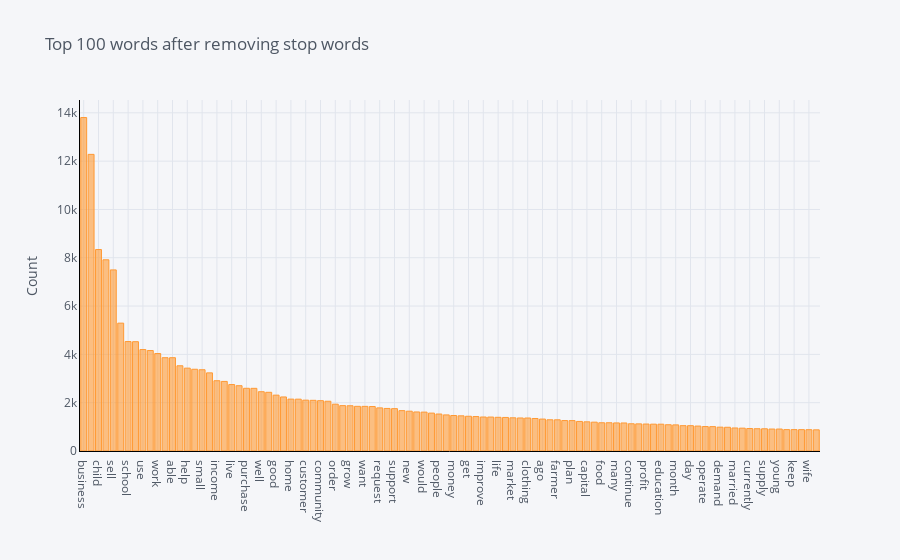

The notebook cell this image was saved under:
### Code cell
plot_model()

### Figure 1 — Plotly figure (JSON) as saved in the notebook; plotly's stock layout.template omitted (floating-point values rounded to 4 significant figures)
{"data": [{"marker": {"color": "rgba(255, 153, 51, 0.6)", "line": {"color": "rgba(255, 153, 51, 1.0)", "width": 1}}, "name": "count", "orientation": "v", "text": "", "type": "bar", "x": ["business", "loan", "child", "year", "sell", "buy", "school", "also", "use", "old", "work", "family", "able", "start", "help", "group", "small", "make", "income", "product", "live", "husband", "purchase", "increase", "well", "woman", "good", "need", "home", "rice", "customer", "store", "community", "member", "order", "mother", "grow", "pay", "want", "hope", "request", "stock", "support", "provide", "new", "expand", "would", "time", "people", "marry", "money", "client", "get", "go", "improve", "area", "life", "sale", "market", "entrepreneur", "clothing", "shop", "ago", "clothe", "farmer", "run", "plan", "give", "capital", "hard", "food", "invest", "many", "high", "continue", "take", "profit", "first", "education", "house", "month", "local", "day", "repay", "operate", "service", "demand", "farm", "married", "receive", "currently", "age", "supply", "say", "young", "earn", "keep", "fee", "wife", "item"], "y": [13804, 12280, 8339, 7915, 7497, 5293, 4531, 4525, 4199, 4159, 4035, 3862, 3862, 3528, 3430, 3384, 3364, 3235, 2909, 2881, 2751, 2703, 2596, 2594, 2454, 2430, 2312, 2237, 2148, 2146, 2105, 2098, 2083, 2060, 1938, 1878, 1873, 1849, 1848, 1841, 1785, 1762, 1753, 1671, 1648, 1616, 1610, 1569, 1531, 1494, 1469, 1456, 1438, 1426, 1407, 1405, 1395, 1389, 1374, 1367, 1366, 1346, 1322, 1293, 1291, 1260, 1259, 1224, 1208, 1194, 1169, 1169, 1162, 1160, 1127, 1123, 1116, 1111, 1110, 1087, 1081, 1049, 1048, 1032, 1012, 1009, 987, 982, 953, 946, 930, 922, 920, 909, 909, 885, 885, 884, 882, 876]}], "layout": {"legend": {"bgcolor": "#F5F6F9", "font": {"color": "#4D5663"}}, "paper_bgcolor": "#F5F6F9", "plot_bgcolor": "#F5F6F9", "title": {"font": {"color": "#4D5663"}, "text": "Top 100 words after removing stop words"}, "xaxis": {"gridcolor": "#E1E5ED", "linecolor": "black", "showgrid": true, "tickfont": {"color": "#4D5663"}, "title": {"font": {"color": "#4D5663"}, "text": ""}, "zerolinecolor": "#E1E5ED"}, "yaxis": {"gridcolor": "#E1E5ED", "linecolor": "black", "showgrid": true, "tickfont": {"color": "#4D5663"}, "title": {"font": {"color": "#4D5663"}, "text": "Count"}, "zerolinecolor": "#E1E5ED"}}}
